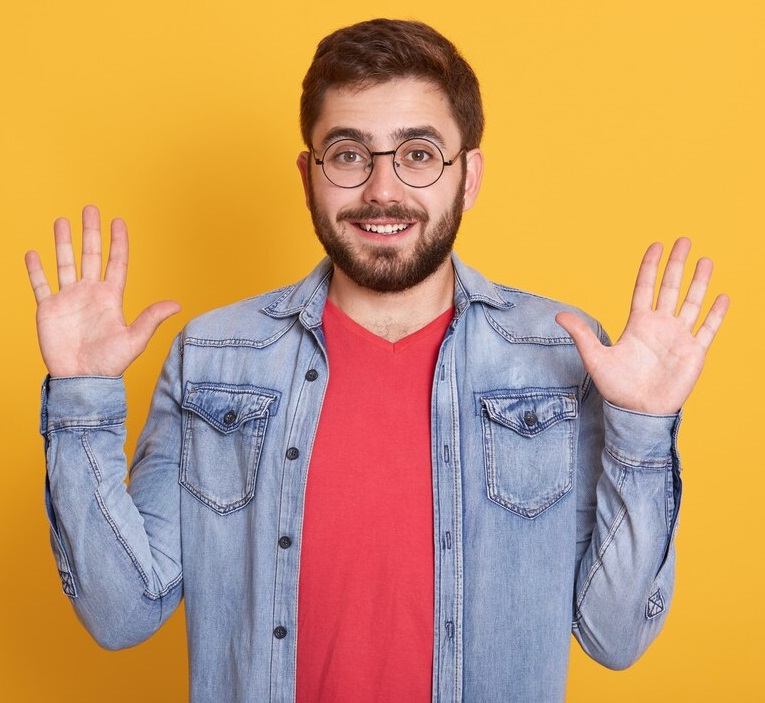
#> input picture images/1.jpg, 765 x 703 px
$ python histogram_equ.py
#> lines starting #> are read from the running program, lines starting #| are printed output that depends on the picture
import numpy as np
import matplotlib.pyplot as plt

def calculate_histogram(image):
    # Initialize histogram with zeros
    histogram = [0] * 256

    # Iterate over each pixel in the image
    for row in image:
        for pixel in row:
            # Increment the corresponding histogram bin
            intensity = pixel
            histogram[intensity] += 1

    return histogram

def cumulative_distribution(histogram):
    # Compute cumulative distribution function
    cdf = [sum(histogram[:i+1]) for i in range(len(histogram))]

    # Normalize CDF
    cdf_normalized = [int((cdf_i - min(cdf)) / (np.prod(image.shape) - min(cdf)) * 255) for cdf_i in cdf]

    return cdf_normalized

def histogram_equalization(image, cdf_normalized):
    # Apply histogram equalization
    equalized_image = np.zeros_like(image)
    for i in range(image.shape[0]):
        for j in range(image.shape[1]):
            equalized_image[i, j] = cdf_normalized[image[i, j]]

    return equalized_image

# Load the image
image = plt.imread('./images/1.jpg')
#> image is the input picture: shape (703, 765, 3); mean R, G, B 199.5, 153, 104.8

# Convert to grayscale if necessary
if len(image.shape) > 2:
    image = np.mean(image, axis=2).astype(np.uint8)
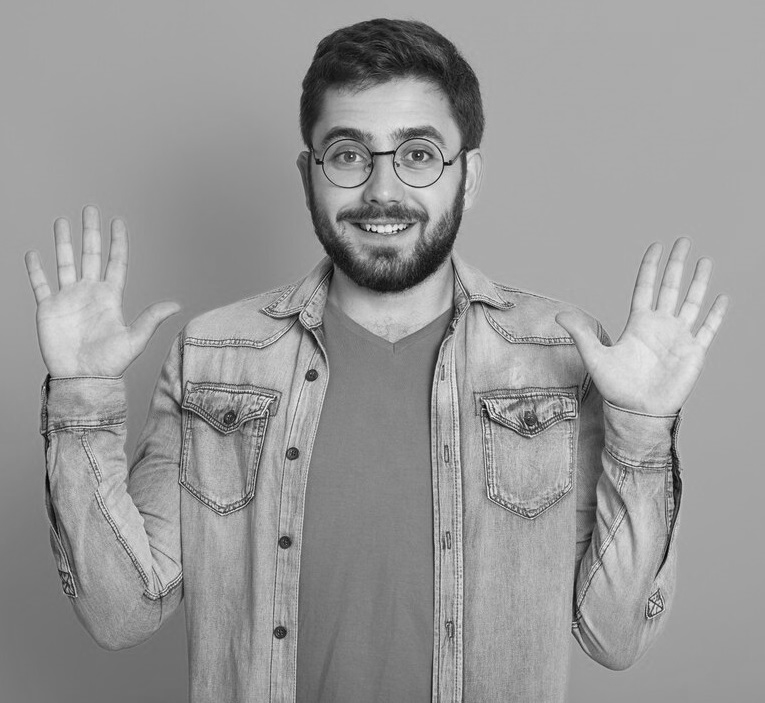
#> image: shape (703, 765); min 2, max 250, mean 152

# Compute histogram
histogram = calculate_histogram(image)
#> after the loop in calculate_histogram, `for row in image:`: histogram = 256 values, max 42886 at index 171, min 0 at index 0, mean 2100.8

# Compute cumulative distribution function
cdf_normalized = cumulative_distribution(histogram)
#> in cumulative_distribution, `cdf = [sum(histogram[:i+1]) for i in range(len(histogram))]`: cdf = 256 values from 0 to 537795
#> in cumulative_distribution, `cdf_normalized = [int((cdf_i - min(cdf)) / (np.prod(image.shape) - min..`: cdf_normalized = 256 values from 0 to 255
#> cdf_normalized = 256 values from 0 to 255

# Perform histogram equalization
equalized_image = histogram_equalization(image, cdf_normalized)
#> after the loop in histogram_equalization, `for i in range(image.shape[0]):`:
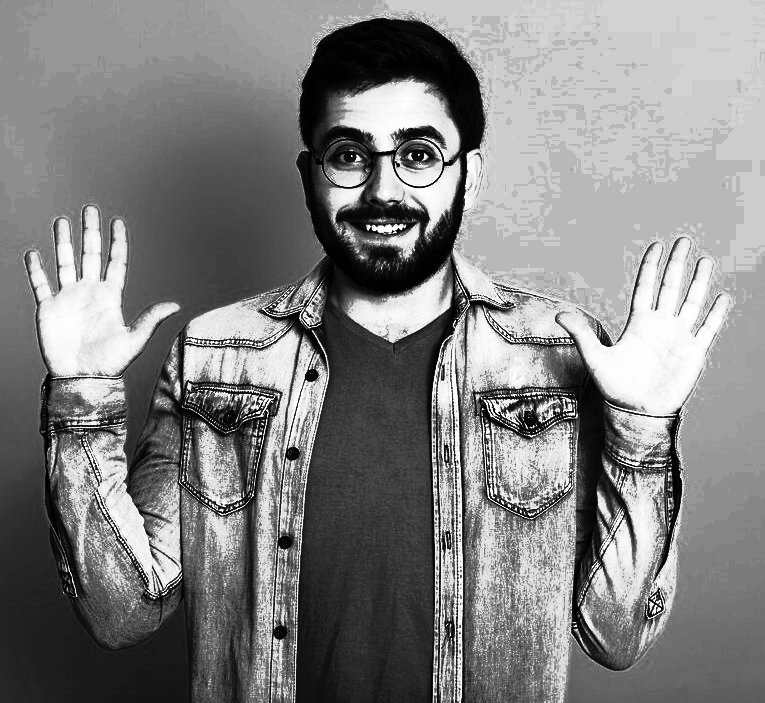
#> equalized_image: shape (703, 765); min 0, max 255, mean 129.5

# Plot original and equalized histograms
plt.figure(figsize=(10, 5))

plt.subplot(2, 2, 1)
plt.imshow(image, cmap='gray')
plt.title('Original Image')
plt.axis('off')

plt.subplot(2, 2, 2)
plt.hist(image.flatten(), bins=256, range=(0, 255), color='gray')
plt.title('Original Histogram')
plt.xlabel('Pixel Intensity')
plt.ylabel('Frequency')

plt.subplot(2, 2, 3)
plt.imshow(equalized_image, cmap='gray')
plt.title('Equalized Image')
plt.axis('off')

plt.subplot(2, 2, 4)
plt.hist(equalized_image.flatten(), bins=256, range=(0, 255), color='gray')
plt.title('Equalized Histogram')
plt.xlabel('Pixel Intensity')
plt.ylabel('Frequency')

plt.tight_layout()
plt.show()
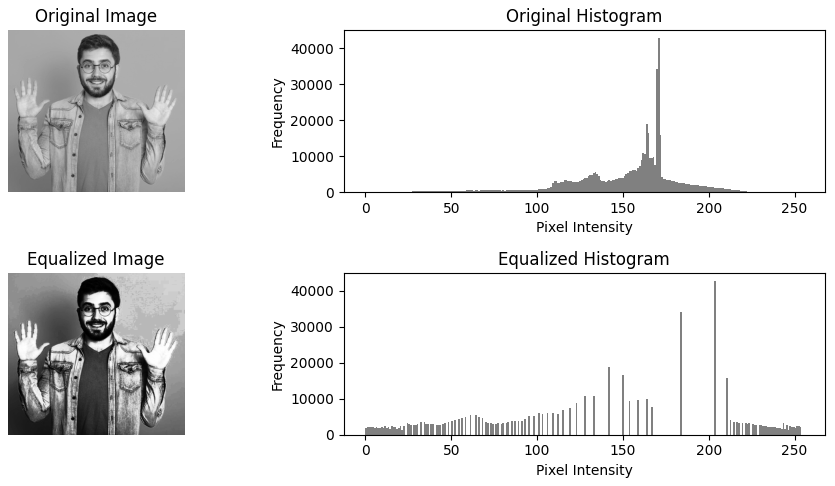
#> figure drawn by matplotlib, 4 panels; panel 2: tallest bar 42886 high, from x = 170.3 to 171.3; panel 4: tallest bar 42886 high, from x = 203.2 to 204.2


# python histogram_equ.py
